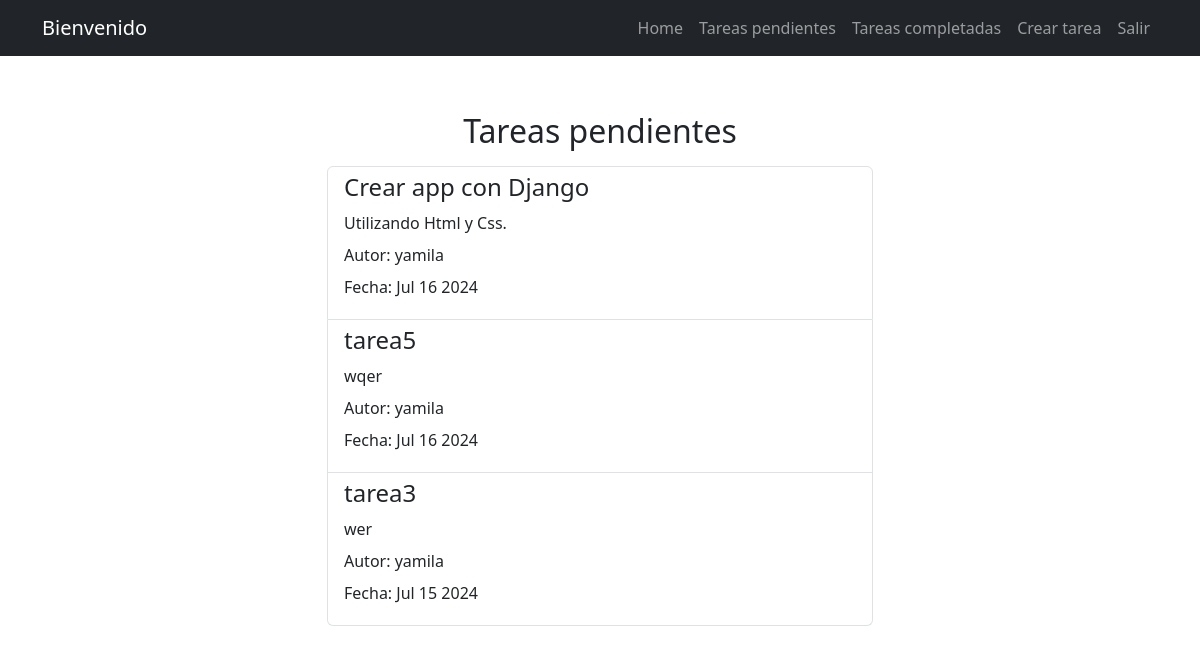
Screenshot of /tareas_completadas/ (signed in) with the database file from the repository.
### tareas/models.py (models this page shows, shortened)
class Tarea(models.Model):
    titulo = models.CharField(max_length=100)
    descripcion = models.TextField(blank=True)
    fecha_creacion = models.DateTimeField(auto_now_add=True)
    dia_completada = models.DateTimeField(null=True)
    importancia = models.BooleanField(default=False)
    usuario = models.ForeignKey(User, on_delete=models.CASCADE)

### tareas/views.py (the view)
# urls.py: path('tareas_completadas/', views.tareas_completadas, name='tareas_completadas'),
@login_required
def tareas_completadas(request):
    tareas = Tarea.objects.filter(usuario=request.user, dia_completada__isnull=False).order_by('-dia_completada')
    return render(request, 'tareas.html', {
        'tareas':tareas
    })

### tareas/templates/tareas.html
{% extends 'base.html' %}
{% block content %}
<main class="container">
    <div class="row">
        <div class="col-md-6 offset-md-3 mt-5">
            <h1 class="fs-2 text-center display-3 py-2"> Tareas pendientes</h1>
            <ul class="list-group lh-1">
                {% for tareas in tareas %}
                <a class="list-group-item" href="{% url 'tarea_detalle' tareas.id %}">
                    <p class="fs-4 fw-medium">{{tareas.titulo}}</p>
                    <p>{{tareas.descripcion}}</p>
                    <p>Autor: {{tareas.usuario.username}}</p>
                    {%if tareas.dia_completada|date:"M j Y"%}
                    <p>Fecha: {{ tareas.dia_completada|date:"M j Y"}}</p>
                    {%endif%}
                    </a>
                {% endfor %}
            </ul>
        </div>
    </div>
</main>
{% endblock %}

### tareas/templates/base.html (shortened to what this page needs)
<!DOCTYPE html>
<html lang="en">
<head>
    <link rel="stylesheet" href="https://cdn.jsdelivr.net/npm/bootstrap@5.3.3/dist/css/bootstrap.min.css">
</head>
<body>
    <nav class="navbar navbar-expand-lg bg-dark navbar-dark">
        <div class="container">
          <a class="navbar-brand" href="#">Bienvenido</a>
          <div class="collapse navbar-collapse" id="navbarNav">
            <ul class="navbar-nav ms-auto">
                <li class="nav-item">
                    <a href="/" class="nav-link">Home</a>
                </li>
                {% if user.is_authenticated %}
                <li class="nav-item">
                    <a href="{% url 'tareas' %}" class="nav-link">Tareas pendientes </a>
                </li>
                <li class="nav-item">
                    <a href="{% url 'tareas_completadas' %}" class="nav-link">Tareas completadas</a>
                </li>
                <li class="nav-item">
                    <a href="/tareas/create" class="nav-link">Crear tarea</a>
                </li>
                <li class="nav-item">
                    <a href="/logout" class="nav-link">Salir</a>
                </li>
                {% endif %}
            </ul>
          </div>
        </div>
      </nav>
    {% block content %}
    {% endblock %}
</body>
</html>

### rows the page displays
Tarea: titulo "Crear app con Django", descripcion "Utilizando Html y Css.", usuario.username "yamila", dia_completada "Jul 16 2024"
Tarea: titulo "tarea5", descripcion "wqer", usuario.username "yamila", dia_completada "Jul 16 2024"
Tarea: titulo "tarea3", descripcion "wer", usuario.username "yamila", dia_completada "Jul 15 2024"
